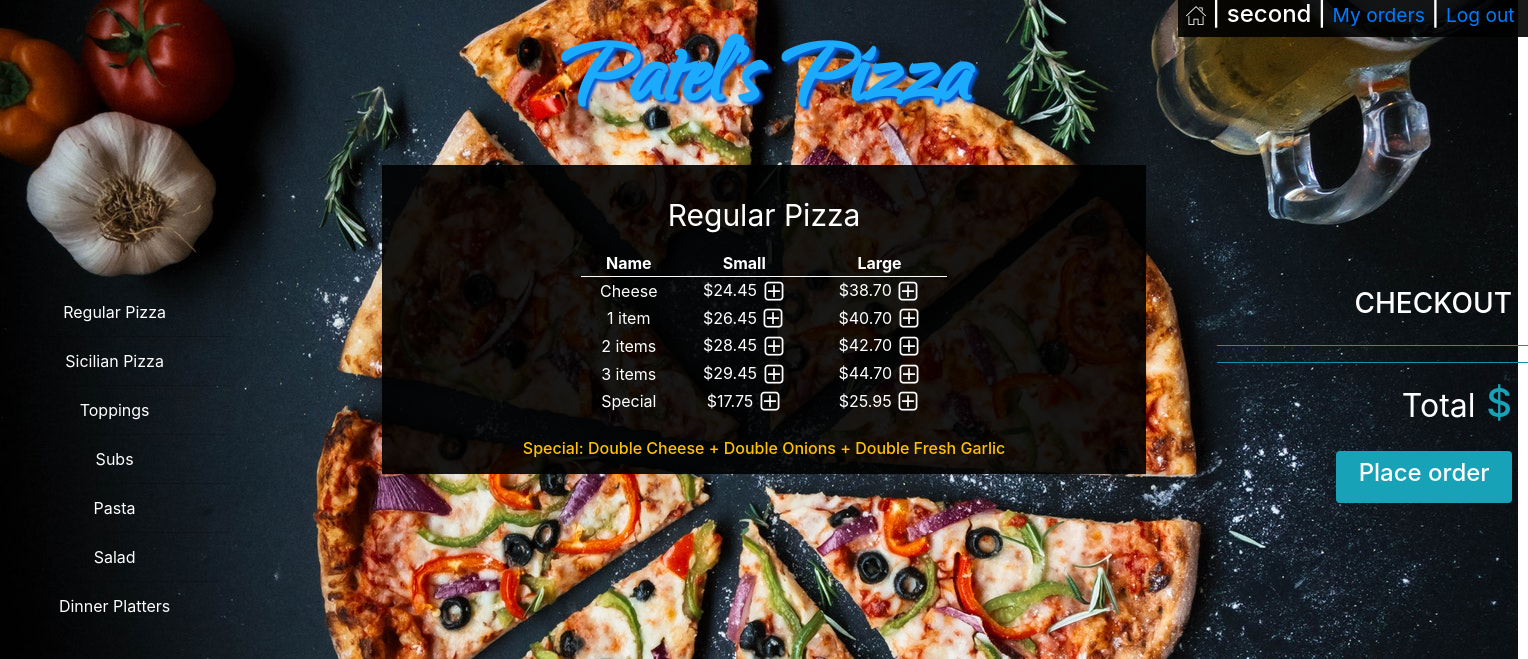
Page /menu/Regular Pizza (signed in) on the committed database.
### orders/models.py (models this page shows, shortened)
class Category(models.Model):
    name = models.CharField(max_length=64)
    def __str__(self):
        return f"{self.name}"

class Regular_pizza(models.Model):
    name = models.CharField(max_length=64)
    small = models.DecimalField(max_digits=4, decimal_places=2)
    large = models.DecimalField(max_digits=4, decimal_places=2)

### orders/views.py (the view)
# urls.py: path("menu/<str:category>", views.menu, name="menu"),
def menu(request, category):
    menu, columns = findTable(category)
    order_number = User_order.objects.get(user=request.user, status='initiated').order_number
    context = {
        "user": request.user,
        "Checkout": Order2.objects.filter(user=request.user, number=order_number),
        "Checkout_category": Order2.objects.filter(user=request.user, number=order_number).values_list(
            'category').distinct(),
        "Total": list(Order2.objects.filter(user=request.user, number=order_number).aggregate(Sum('price')).values())[
            0],
        "Category": Category.objects.all(),
        "Active_category": category,
        "Menu": menu,
        "Columns": columns,
        "Topping_price": 0.00,
        "Order_number": order_number
    }
    return render(request, "menu.html", context)

### orders/views.py (called while the page is built)
def findTable(category):
    if category == "Regular Pizza":
        menu = Regular_pizza.objects.all()
        columns = 3
    elif category == "Sicilian Pizza":
        menu = Sicilian_pizza.objects.all()
        columns = 3
    elif category == "Toppings":
        menu = Topping.objects.all()
        columns = 1
    elif category == "Subs":
        menu = Sub.objects.all()
        columns = 3
    elif category == "Pasta":
        menu = Pasta.objects.all()
        columns = 2
    elif category == "Salad":
        menu = Salad.objects.all()
        columns = 2
    elif category == "Dinner Platters":
        menu = Dinner_platter.objects.all()
        columns = 3
    return menu, columns

### orders/templates/menu.html (shortened to what this page needs)
{% extends "layout.html" %}
{% block body%}
<div class='p-3'>
    <table class='table-small w-50 mx-auto text-center '>
        <caption style='caption-side:top;color:white;font-size: 30px;text-align: center'>{{Active_category}}</caption>
        {% if Columns == 3 %}
        <thead class='thead-light'>
            <tr >
                <th>Name</th>
                <th>Small</th>
                <th>Large</th>
            </tr>
        </thead>
        <tbody>
            {% for row in Menu %}
            <tr>
                {% load static %}
                <td>{{row.name}}</td>
                {% if row.small == None %}
                    <td></td>
                {% else %}
                    <td>${{row.small}}&nbsp;<a href="{% url 'add' Active_category row.name row.small %}"><img class='plus' src="{% static 'plus.png' %}"></a></td>
                {% endif %}
                <td>${{row.large}}&nbsp;<a href="{% url 'add' Active_category row.name row.large %}"><img class='plus' src="{% static 'plus.png' %}"></a></td>
            </tr>
            {% endfor %}
        </tbody>
        {% endif %}
    </table>
</div>
{% if Active_category == 'Regular Pizza' or Active_category == 'Sicilian Pizza'  %}
    <div class='text-center p-2'>
        <h6 class='text-warning mx-auto'>Special: Double Cheese + Double Onions + Double Fresh Garlic</h6>
{% endif %}
{% endblock %}

### orders/templates/layout.html (shortened to what this page needs)
<!DOCTYPE html>
<html style="height:100%">
<head>
    {% load static %}
    <link rel="stylesheet" type="text/css" href="{% static 'styles.css' %}">
    <link rel="stylesheet" href="https://maxcdn.bootstrapcdn.com/bootstrap/4.1.3/css/bootstrap.min.css">
</head>
<body style="height:100%">
    {% if Category %}
    <div id='username'>
        <h4 class='px-2' ><a href="{% url 'index' %}"><img src="{% static 'home.png' %}"></a> |
            {{user.username}} |
            {% if not user.is_superuser %}
            <small><a href="{% url 'my_orders' Order_number %}">My orders</a></small> |
            {% endif %}
            <small><a href="{% url 'logout' %}"> Log out&nbsp;</a></small>
        </h4>
    </div>
    {% endif %}
    <p id='logo' class='text-center m-0 font-weight-bold'><a href="{% url 'index' %}">Patel's Pizza</a></p>
    <div id='category' class="list-group text-center">
        {% for category in Category %}
        <a href="{% url 'menu' category  %}" class="list-group-item list-group-item-action">{{category}}</a>
        {% endfor %}
    </div>
    <div id='center_box' class='w-50  mx-auto  '>
        {% block body%}
        {% endblock %}
    </div>
    <div id='checkout' class='list-group text-right '>
    {% if Category %}
        <h3 class=' text-right pr-3'>CHECKOUT</h3>
        <ul >
            <hr class='bg-info'>
            <hr class='bg-info'>
            <li class='text-info text-right pr-3 '><h1><small class='text-white'>Total</small> ${{Total|floatformat:2}}</h1></li>
        </ul>
    <a id='place_order'  href="{% url 'my_orders' Order_number %}"><div  class='bg-info w-50 rounded p-2  ml-auto mr-3 text-center text-white '><h4>Place order</h4></div></a>
    {% endif %}
    </div>
</body>
</html>

### orders/static/styles.css (style rules this page uses)
#category { position: absolute; top:33%; width:15%; }
#category a { color:white; background-color: transparent; }
#logo { padding:0px; font-family: webLogo ; font-size: 110px; text-shadow: 3px 3px 3px rgb(5, 87, 211); }
#logo a:link, #place_order:link, #confirm_order:link { color:rgb(28, 170, 253); }
#center_box,#username { background-color: rgba(0, 0, 0, 0.9); color: white; }
th { border-bottom: 1px solid white; }
#checkout { color:white; position: absolute; top:33%; right:0%; width:23%; }
#username { position: absolute; right: 0; }
li { list-style-type: none; }

### rows in the picture
Category: name "Regular Pizza"
Category: name "Sicilian Pizza"
Category: name "Toppings"
Category: name "Subs"
Category: name "Pasta"
Category: name "Salad"
Category: name "Dinner Platters"
Regular_pizza: name "Cheese", small "24.45", large "38.70"
Regular_pizza: name "1 item", small "26.45", large "40.70"
Regular_pizza: name "2 items", small "28.45", large "42.70"
Regular_pizza: name "3 items", small "29.45", large "44.70"
Regular_pizza: name "Special", small "17.75", large "25.95"

### other values in the picture
{{ user.username }} "second"
{{ Active_category }} "Regular Pizza"
